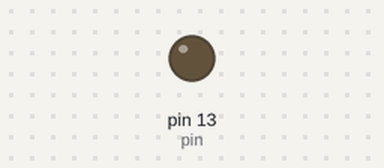
Simulated run of this program. Board: Arduino Uno, built with avr-gcc and run on an emulated ATmega328P. Shown: output pins drawn as LEDs (lit = HIGH). What the program prints to the serial monitor is not drawn.

Above: at 2.1 s.
At 11.8 s:
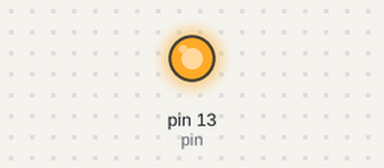
Timing chart, 0 to 19.2 s (numbered marks = the images above):
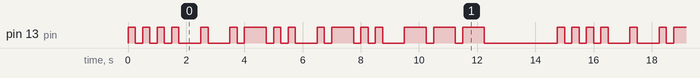

The program:

main.cpp
```cpp
#include <Arduino.h>
const int dotDuration = 250;
const int dashDuration =3*dotDuration;
const int letterGap =3*dotDuration;
const int wordGap = 7*dotDuration;
const int pin = 13;
String Map[] = {
  ".-", "-...", "-.-.", "-..", ".", "..-.", "--.", "....", "..", ".---", "-.-",
  ".-..", "--", "-.", "---", ".--.", "--.-", ".-.", "...", "-", "..-", "...-",
  ".--", "-..-", "-.--", "--.."
};
void dot() {
  digitalWrite(pin, HIGH);
  delay(dotDuration);
  digitalWrite(pin, LOW);
}
void dash() {
  digitalWrite(pin, HIGH);
  delay(dashDuration);
  digitalWrite(pin, LOW);
}
void morsencoder(char c){
  if(c==' '){
    delay(letterGap);
    return;
  }
  int index = toupper(c)-'A';
  if(index>=0&&index<26){
    String letter  =Map[index];
  for (int i=0;i<letter.length();i++) {
    if(letter[i]=='.') {
      dot();
    }
    else if(letter[i]=='-'){
      dash();
    }
    if(i<letter.length()-1) {
      delay(dotDuration);
   }
 }
  delay(letterGap);
  }
}
void setup() {
  pinMode(pin, OUTPUT);
  Serial.begin(9600);  // Start Serial communication
  Serial.println("Morse code program started!");
}
void loop() {
  String word = "HELLO";
  for (int i = 0; i < word.length(); i++) {
    morsencoder(word[i]);
  }
  delay(wordGap);
}
```

Measured:
- by itself, pin 13 (pin): moves between LOW and HIGH, repeating every 14.8 s
- by itself, everything shown: repeats every 14.8 s, in 32 steps
